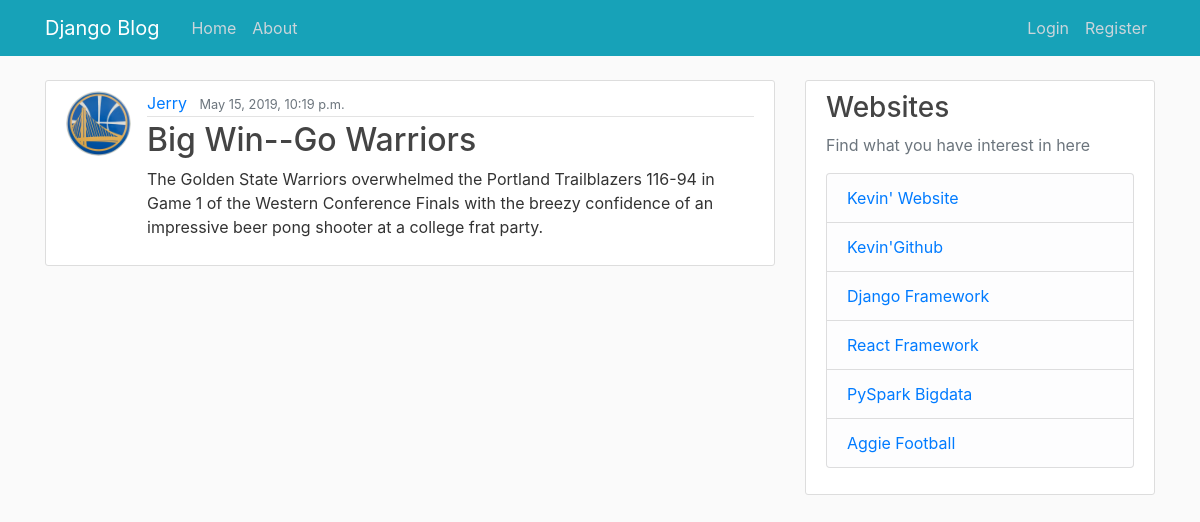
Screenshot of /post/12/ with the database file from the repository.
### app_blog/models.py (models this page shows, shortened)
class Post(models.Model):
    title=models.CharField(max_length=100)
    content=models.TextField() # without length limit
    date_posted=models.DateTimeField(default=timezone.now)
    author=models.ForeignKey(User,on_delete=models.CASCADE)

### users/models.py (models this page shows, shortened)
class Profile(models.Model):
    user=models.OneToOneField(User,on_delete=models.CASCADE) # can use user.profile
    image=models.ImageField(default='default.jpg',upload_to='profile_pics')

### app_blog/views.py (the view)
# urls.py: path('post/<int:pk>/',PostDetailView.as_view(),name='post_detail'),
class PostDetailView(DetailView):
    model=Post
    template_name='app_blog/blog_detail.html'
    context_object_name='post'

### app_blog/templates/app_blog/blog_detail.html (shortened to what this page needs)
{% extends "app_blog/base.html" %} {% block content %}
<article class="media content-section">
  <div class="media-left">
    <img
      class="rounded-circle article-img"
      src="{{ post.author.profile.image.url }}"
    />
  </div>
  <div class="media-body">
    <div class="article-metadata">
      <a class="mr-2" href="#">{{ post.author }}</a>
      <small class="text-muted">{{ post.date_posted }}</small>
    </div>
    <h2 class="article-title">
      {{ post.title }}
    </h2>
    <p class="article-content">{{ post.content }}</p>
  </div>
</article>
{% endblock content %}

### app_blog/static/app_blog/main.css (style rules this page uses)
body { background: #fafafa; color: #333333; margin-top: 5rem; }
h1, h2, h3, h4, h5, h6 { color: #444444; }
.content-section { background: #ffffff; padding: 10px 20px; border: 1px solid #dddddd; border-radius: 3px; margin-bottom: 20px; }
.article-title { color: #444444; }
.article-content { white-space: pre-line; }
.article-img { height: 65px; width: 65px; margin-right: 16px; }
.article-metadata { padding-bottom: 1px; margin-bottom: 4px; border-bottom: 1px solid #e3e3e3; }

### rows the page displays
Post: author.profile.image (picture), author "Jerry", date_posted "May 15, 2019, 10:19 p.m.", title "Big Win--Go Warriors", content "The Golden State Warriors overwhelmed the Portland Trailblazers 116-94 in Game 1 of the Western Conference Finals with the breezy confidence of an impressive beer pong shooter at a college frat party."
